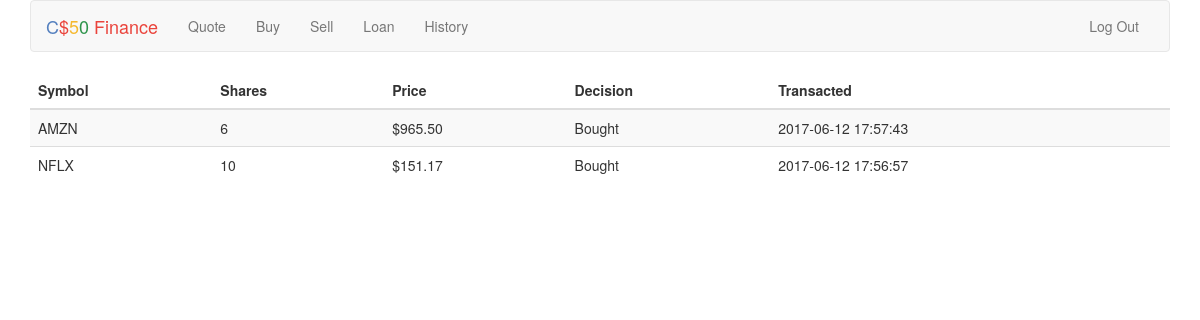
Screenshot of /history (signed in) with the database file from the repository.
### tables this page shows
CREATE TABLE History( id INTEGER NOT NULL, symbol TEXT NOT NULL , shares INTEGER NOT NULL, Occurence DATE DEFAULT (datetime('now','localtime')), price NUMERIC NOT NULL, TransactionID INTEGER PRIMARY KEY AUTOINCREMENT NOT NULL, FOREIGN KEY(id) REFERENCES Users(id));

### application.py (the view)
@app.route("/history")
@login_required
def history():
    History = db.execute("SELECT * FROM History WHERE id = :id ORDER BY TransactionID DESC", id = session["user_id"])
    return render_template("history.html",History=History)

### helpers.py (called while the page is built)
def login_required(f):
    @wraps(f)
    def decorated_function(*args, **kwargs):
        if session.get("user_id") is None:
            return redirect(url_for("login", next=request.url))
        return f(*args, **kwargs)
    return decorated_function

### templates/history.html (shortened to what this page needs)
{% extends "layout.html" %}
{% block main %}
<table class="table table-striped">
        <thead>
            <tr>
                <th>Symbol</th>
                <th>Shares</th>
                <th>Price</th>
                <th>Decision</th>
                <th>Transacted</th>
            </tr>
        </thead>
        <tbody>
            {% for stocks in History %}
                <tr>
                    <td>{{stocks.symbol}}</td>
                    <td>{{stocks.shares}}</td>
                    <td>{{stocks.price}}</td>
                    {% if stocks.shares < 0 %}
                        <td>Sold</td>
                    {% else %}
                        <td>Bought</td>
                    {% endif %}
                    <td>{{stocks.Occurence}}</td>
                </tr>
            {% endfor %}
        </tbody>
    </table>
{% endblock %}

### static/styles.css (style rules this page uses)
main td { text-align: left; }

### rows the page displays
History: symbol "AMZN", shares "6", price "$965.50", shows "Bought", Occurence "2017-06-12 17:57:43"
History: symbol "NFLX", shares "10", price "$151.17", shows "Bought", Occurence "2017-06-12 17:56:57"
